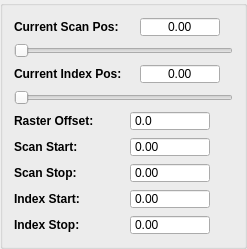
        <widget class="QGroupBox" name="groupBox_3">
         <property name="title">
          <string/>
         </property>
         <layout class="QVBoxLayout" name="verticalLayout">
          <item>
           <layout class="QHBoxLayout" name="horizontalLayout">
            <item>
             <widget class="QLabel" name="LabelScanPos">
              <property name="minimumSize">
               <size>
                <width>120</width>
                <height>0</height>
               </size>
              </property>
              <property name="maximumSize">
               <size>
                <width>150</width>
                <height>16777215</height>
               </size>
              </property>
              <property name="font">
               <font>
                <weight>75</weight>
                <bold>true</bold>
               </font>
              </property>
              <property name="text">
               <string>Current Scan Pos:</string>
              </property>
             </widget>
            </item>
            <item>
             <widget class="QDoubleSpinBox" name="SpinBoxCurrentScanPos">
              <property name="sizePolicy">
               <sizepolicy hsizetype="Preferred" vsizetype="Fixed">
                <horstretch>0</horstretch>
                <verstretch>0</verstretch>
               </sizepolicy>
              </property>
              <property name="minimumSize">
               <size>
                <width>80</width>
                <height>20</height>
               </size>
              </property>
              <property name="maximumSize">
               <size>
                <width>80</width>
                <height>20</height>
               </size>
              </property>
              <property name="alignment">
               <set>Qt::AlignCenter</set>
              </property>
              <property name="buttonSymbols">
               <enum>QAbstractSpinBox::NoButtons</enum>
              </property>
              <property name="minimum">
               <double>-10000.000000000000000</double>
              </property>
              <property name="maximum">
               <double>10000.000000000000000</double>
              </property>
             </widget>
            </item>
            <item>
             <widget class="QLabel" name="LabelScanPosUnit">
              <property name="text">
               <string/>
              </property>
              <property name="alignment">
               <set>Qt::AlignLeading|Qt::AlignLeft|Qt::AlignVCenter</set>
              </property>
             </widget>
            </item>
           </layout>
          </item>
          <item>
           <widget class="QSlider" name="SliderCurrentScanPos">
            <property name="minimum">
             <number>1</number>
            </property>
            <property name="maximum">
             <number>256</number>
            </property>
            <property name="pageStep">
             <number>1</number>
            </property>
            <property name="orientation">
             <enum>Qt::Horizontal</enum>
            </property>
           </widget>
          </item>
          <item>
           <layout class="QHBoxLayout" name="horizontalLayout_2">
            <item>
             <widget class="QLabel" name="LabelIndexPos">
              <property name="minimumSize">
               <size>
                <width>120</width>
                <height>0</height>
               </size>
              </property>
              <property name="maximumSize">
               <size>
                <width>150</width>
                <height>16777215</height>
               </size>
              </property>
              <property name="font">
               <font>
                <weight>75</weight>
                <bold>true</bold>
               </font>
              </property>
              <property name="text">
               <string>Current Index Pos:</string>
              </property>
             </widget>
            </item>
            <item>
             <widget class="QDoubleSpinBox" name="SpinBoxCurrentIndexPos">
              <property name="sizePolicy">
               <sizepolicy hsizetype="Preferred" vsizetype="Fixed">
                <horstretch>0</horstretch>
                <verstretch>0</verstretch>
               </sizepolicy>
              </property>
              <property name="minimumSize">
               <size>
                <width>80</width>
                <height>20</height>
               </size>
              </property>
              <property name="maximumSize">
               <size>
                <width>80</width>
                <height>20</height>
               </size>
              </property>
              <property name="alignment">
               <set>Qt::AlignCenter</set>
              </property>
              <property name="buttonSymbols">
               <enum>QAbstractSpinBox::NoButtons</enum>
              </property>
             </widget>
            </item>
            <item>
             <widget class="QLabel" name="LabelIndexPosUnit">
              <property name="text">
               <string/>
              </property>
              <property name="alignment">
               <set>Qt::AlignLeading|Qt::AlignLeft|Qt::AlignVCenter</set>
              </property>
             </widget>
            </item>
           </layout>
          </item>
          <item>
           <widget class="QSlider" name="SliderCurrentIndexPos">
            <property name="minimum">
             <number>1</number>
            </property>
            <property name="maximum">
             <number>256</number>
            </property>
            <property name="pageStep">
             <number>1</number>
            </property>
            <property name="orientation">
             <enum>Qt::Horizontal</enum>
            </property>
           </widget>
          </item>
          <item>
           <layout class="QHBoxLayout" name="horizontalLayout_7">
            <item>
             <widget class="QLabel" name="rasterOffsetLabel">
              <property name="minimumSize">
               <size>
                <width>110</width>
                <height>0</height>
               </size>
              </property>
              <property name="font">
               <font>
                <weight>75</weight>
                <bold>true</bold>
               </font>
              </property>
              <property name="text">
               <string>Raster Offset:</string>
              </property>
             </widget>
            </item>
            <item>
             <widget class="QDoubleSpinBox" name="SpinBoxRasterOffset">
              <property name="sizePolicy">
               <sizepolicy hsizetype="Preferred" vsizetype="Fixed">
                <horstretch>0</horstretch>
                <verstretch>0</verstretch>
               </sizepolicy>
              </property>
              <property name="minimumSize">
               <size>
                <width>80</width>
                <height>20</height>
               </size>
              </property>
              <property name="maximumSize">
               <size>
                <width>80</width>
                <height>20</height>
               </size>
              </property>
              <property name="alignment">
               <set>Qt::AlignLeading|Qt::AlignLeft|Qt::AlignVCenter</set>
              </property>
              <property name="buttonSymbols">
               <enum>QAbstractSpinBox::NoButtons</enum>
              </property>
              <property name="keyboardTracking">
               <bool>false</bool>
              </property>
              <property name="decimals">
               <number>1</number>
              </property>
              <property name="minimum">
               <double>-100.000000000000000</double>
              </property>
              <property name="maximum">
               <double>100.000000000000000</double>
              </property>
             </widget>
            </item>
            <item>
             <widget class="QLabel" name="rasterOffsetUnitLabel">
              <property name="text">
               <string/>
              </property>
             </widget>
            </item>
           </layout>
          </item>
          <item>
           <layout class="QHBoxLayout" name="horizontalLayout_3">
            <item>
             <widget class="QLabel" name="label_4">
              <property name="minimumSize">
               <size>
                <width>110</width>
                <height>0</height>
               </size>
              </property>
              <property name="maximumSize">
               <size>
                <width>150</width>
                <height>16777215</height>
               </size>
              </property>
              <property name="font">
               <font>
                <weight>75</weight>
                <bold>true</bold>
               </font>
              </property>
              <property name="text">
               <string>Scan Start:</string>
              </property>
             </widget>
            </item>
            <item>
             <widget class="QDoubleSpinBox" name="SpinBoxCurrentScanstart">
              <property name="minimumSize">
               <size>
                <width>80</width>
                <height>20</height>
               </size>
              </property>
              <property name="maximumSize">
               <size>
                <width>80</width>
                <height>20</height>
               </size>
              </property>
              <property name="buttonSymbols">
               <enum>QAbstractSpinBox::NoButtons</enum>
              </property>
             </widget>
            </item>
            <item>
             <widget class="QLabel" name="LabelScanStartUnit_2">
              <property name="text">
               <string/>
              </property>
             </widget>
            </item>
           </layout>
          </item>
          <item>
           <layout class="QHBoxLayout" name="horizontalLayout_4">
            <item>
             <widget class="QLabel" name="label_2">
              <property name="minimumSize">
               <size>
                <width>110</width>
                <height>0</height>
               </size>
              </property>
              <property name="maximumSize">
               <size>
                <width>150</width>
                <height>16777215</height>
               </size>
              </property>
              <property name="font">
               <font>
                <weight>75</weight>
                <bold>true</bold>
               </font>
              </property>
              <property name="text">
               <string>Scan Stop:  </string>
              </property>
             </widget>
            </item>
            <item>
             <widget class="QDoubleSpinBox" name="SpinBoxCurrentScanend">
              <property name="minimumSize">
               <size>
                <width>80</width>
                <height>20</height>
               </size>
              </property>
              <property name="maximumSize">
               <size>
                <width>80</width>
                <height>20</height>
               </size>
              </property>
              <property name="buttonSymbols">
               <enum>QAbstractSpinBox::NoButtons</enum>
              </property>
             </widget>
            </item>
            <item>
             <widget class="QLabel" name="LabelScanStopUnit">
              <property name="text">
               <string/>
              </property>
             </widget>
            </item>
           </layout>
          </item>
          <item>
           <layout class="QHBoxLayout" name="horizontalLayout_5">
            <item>
             <widget class="QLabel" name="label_7">
              <property name="minimumSize">
               <size>
                <width>110</width>
                <height>0</height>
               </size>
              </property>
              <property name="maximumSize">
               <size>
                <width>150</width>
                <height>16777215</height>
               </size>
              </property>
              <property name="font">
               <font>
                <weight>75</weight>
                <bold>true</bold>
               </font>
              </property>
              <property name="text">
               <string>Index Start:</string>
              </property>
             </widget>
            </item>
            <item>
             <widget class="QDoubleSpinBox" name="SpinBoxCurrentIndexstart">
              <property name="minimumSize">
               <size>
                <width>80</width>
                <height>20</height>
               </size>
              </property>
              <property name="maximumSize">
               <size>
                <width>80</width>
                <height>20</height>
               </size>
              </property>
              <property name="buttonSymbols">
               <enum>QAbstractSpinBox::NoButtons</enum>
              </property>
             </widget>
            </item>
            <item>
             <widget class="QLabel" name="LabelIndexStartUnit">
              <property name="text">
               <string/>
              </property>
             </widget>
            </item>
           </layout>
          </item>
          <item>
           <layout class="QHBoxLayout" name="horizontalLayout_6">
            <item>
             <widget class="QLabel" name="label">
              <property name="minimumSize">
               <size>
                <width>110</width>
                <height>0</height>
               </size>
              </property>
              <property name="maximumSize">
               <size>
                <width>150</width>
                <height>16777215</height>
               </size>
              </property>
              <property name="font">
               <font>
                <weight>75</weight>
                <bold>true</bold>
               </font>
              </property>
              <property name="text">
               <string>Index Stop:</string>
              </property>
             </widget>
            </item>
            <item>
             <widget class="QDoubleSpinBox" name="SpinBoxCurrentIndexend">
              <property name="minimumSize">
               <size>
                <width>80</width>
                <height>20</height>
               </size>
              </property>
              <property name="maximumSize">
               <size>
                <width>80</width>
                <height>20</height>
               </size>
              </property>
              <property name="buttonSymbols">
               <enum>QAbstractSpinBox::NoButtons</enum>
              </property>
             </widget>
            </item>
            <item>
             <widget class="QLabel" name="LabelIndexStopUnit">
              <property name="text">
               <string/>
              </property>
             </widget>
            </item>
           </layout>
          </item>
         </layout>
        </widget>
